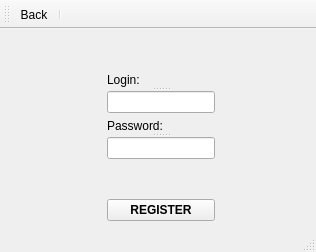
<?xml version="1.0" encoding="UTF-8"?>
<ui version="4.0">
 <class>RegWin</class>
 <widget class="QMainWindow" name="RegWin">
  <property name="geometry">
   <rect>
    <x>0</x>
    <y>0</y>
    <width>316</width>
    <height>252</height>
   </rect>
  </property>
  <property name="windowTitle">
   <string>MainWindow</string>
  </property>
  <widget class="QWidget" name="centralwidget">
   <layout class="QGridLayout" name="gridLayout">
    <item row="0" column="0" colspan="2">
     <spacer name="verticalSpacer_4">
      <property name="orientation">
       <enum>Qt::Vertical</enum>
      </property>
      <property name="sizeHint" stdset="0">
       <size>
        <width>201</width>
        <height>21</height>
       </size>
      </property>
     </spacer>
    </item>
    <item row="1" column="0">
     <spacer name="horizontalSpacer">
      <property name="orientation">
       <enum>Qt::Horizontal</enum>
      </property>
      <property name="sizeHint" stdset="0">
       <size>
        <width>84</width>
        <height>20</height>
       </size>
      </property>
     </spacer>
    </item>
    <item row="1" column="1">
     <widget class="QSplitter" name="splitter_3">
      <property name="orientation">
       <enum>Qt::Vertical</enum>
      </property>
      <widget class="QLabel" name="label_log">
       <property name="text">
        <string>Login:</string>
       </property>
      </widget>
      <widget class="QLineEdit" name="lineEdit_log"/>
     </widget>
    </item>
    <item row="1" column="2">
     <spacer name="horizontalSpacer_2">
      <property name="orientation">
       <enum>Qt::Horizontal</enum>
      </property>
      <property name="sizeHint" stdset="0">
       <size>
        <width>81</width>
        <height>20</height>
       </size>
      </property>
     </spacer>
    </item>
    <item row="2" column="0">
     <spacer name="horizontalSpacer_3">
      <property name="orientation">
       <enum>Qt::Horizontal</enum>
      </property>
      <property name="sizeHint" stdset="0">
       <size>
        <width>84</width>
        <height>20</height>
       </size>
      </property>
     </spacer>
    </item>
    <item row="2" column="1">
     <widget class="QSplitter" name="splitter">
      <property name="orientation">
       <enum>Qt::Vertical</enum>
      </property>
      <widget class="QLabel" name="label_pass">
       <property name="text">
        <string>Password:</string>
       </property>
      </widget>
      <widget class="QLineEdit" name="lineEdit_pass"/>
     </widget>
    </item>
    <item row="2" column="2">
     <spacer name="horizontalSpacer_4">
      <property name="orientation">
       <enum>Qt::Horizontal</enum>
      </property>
      <property name="sizeHint" stdset="0">
       <size>
        <width>81</width>
        <height>30</height>
       </size>
      </property>
     </spacer>
    </item>
    <item row="3" column="0" colspan="2">
     <spacer name="verticalSpacer">
      <property name="orientation">
       <enum>Qt::Vertical</enum>
      </property>
      <property name="sizeHint" stdset="0">
       <size>
        <width>204</width>
        <height>22</height>
       </size>
      </property>
     </spacer>
    </item>
    <item row="4" column="1">
     <widget class="QPushButton" name="pushButtonLog">
      <property name="font">
       <font>
        <pointsize>9</pointsize>
        <weight>75</weight>
        <bold>true</bold>
       </font>
      </property>
      <property name="autoFillBackground">
       <bool>false</bool>
      </property>
      <property name="text">
       <string>REGISTER</string>
      </property>
     </widget>
    </item>
   </layout>
  </widget>
  <widget class="QMenuBar" name="menubar">
   <property name="geometry">
    <rect>
     <x>0</x>
     <y>0</y>
     <width>316</width>
     <height>21</height>
    </rect>
   </property>
  </widget>
  <widget class="QStatusBar" name="statusbar"/>
  <widget class="QToolBar" name="toolBar">
   <property name="windowTitle">
    <string>toolBar</string>
   </property>
   <attribute name="toolBarArea">
    <enum>TopToolBarArea</enum>
   </attribute>
   <attribute name="toolBarBreak">
    <bool>false</bool>
   </attribute>
   <addaction name="actionBack"/>
   <addaction name="separator"/>
  </widget>
  <action name="actionBack">
   <property name="text">
    <string>Back</string>
   </property>
  </action>
 </widget>
 <resources/>
 <connections/>
</ui>
